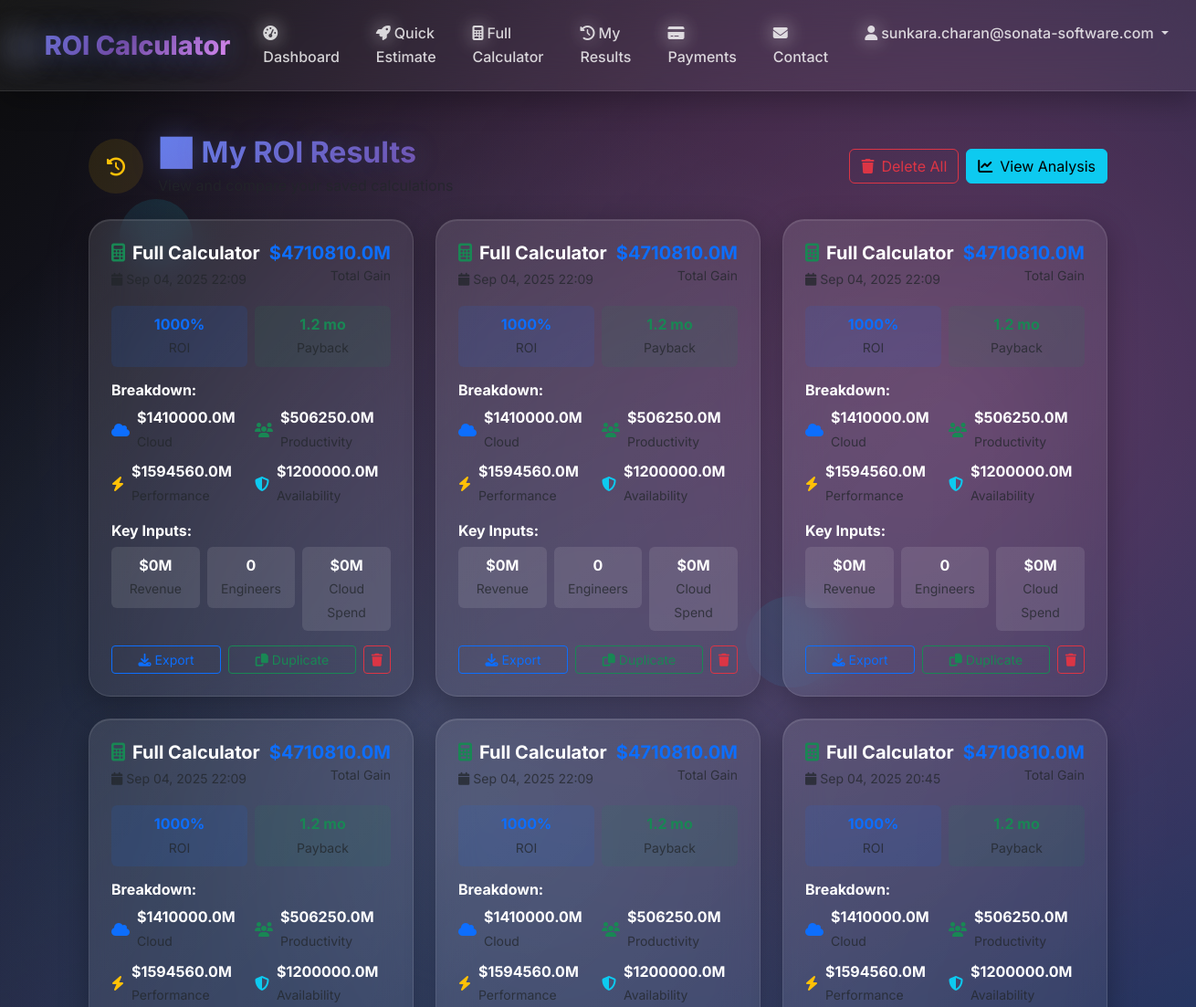
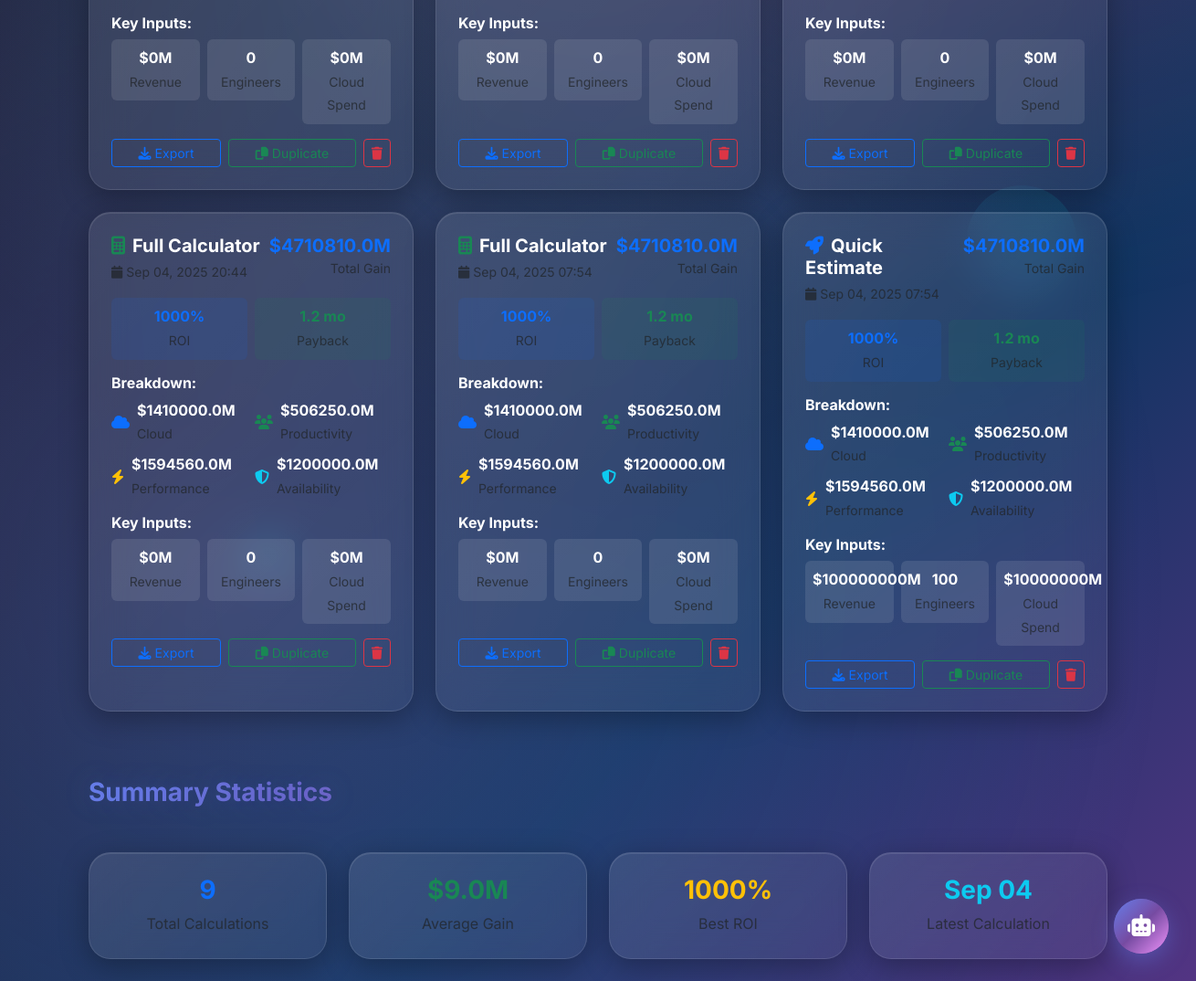
Screenshot of /dashboard/results/ (signed in) with the database file from the repository (2 pictures, top to bottom).
### calculator/models.py (models this page shows, shortened)
class ROIResult(models.Model):
    MODE_CHOICES = [
        ('quick', 'Quick Estimate'),
        ('full', 'Full Calculator'),
    ]
    user = models.ForeignKey(User, on_delete=models.CASCADE)
    timestamp = models.DateTimeField(auto_now_add=True)
    mode = models.CharField(max_length=32, choices=MODE_CHOICES)
    annual_revenue = models.BigIntegerField()
    gross_margin = models.FloatField()
    container_app_fraction = models.FloatField()
    annual_cloud_spend = models.BigIntegerField()
    compute_spend_fraction = models.FloatField()
    cost_sensitive_fraction = models.FloatField()
    num_engineers = models.IntegerField()
    engineer_cost_per_year = models.BigIntegerField()
    ops_time_fraction = models.FloatField()
    ops_toil_fraction = models.FloatField()
    toil_reduction_fraction = models.FloatField(null=True, blank=True)
    avg_response_time_sec = models.FloatField(null=True, blank=True)
    exec_time_influence_fraction = models.FloatField(null=True, blank=True)
    lat_red_container = models.FloatField(null=True, blank=True)
    lat_red_serverless = models.FloatField(null=True, blank=True)
    revenue_lift_per_100ms = models.FloatField(null=True, blank=True)
    current_fci_fraction = models.FloatField(null=True, blank=True)
    fci_reduction_fraction = models.FloatField(null=True, blank=True)
    cost_per_1pct_fci = models.FloatField(null=True, blank=True)
    cloud_savings = models.FloatField()
    productivity_gain = models.FloatField()
    performance_gain = models.FloatField()
    availability_gain = models.FloatField()
    total_annual_gain = models.FloatField()
    roi_percent = models.FloatField()
    payback_months = models.FloatField()
    payment_required = models.BooleanField(default=False)
    payment_completed = models.BooleanField(default=False)
    class Meta:
        ordering = ['-timestamp']

### calculator/views.py (the view)
# urls.py: path('results/', login_required(views.results), name='results'),
@login_required
def results(request):
    results = ROIResult.objects.filter(user=request.user).order_by('-timestamp')
    return render(request, 'calculator/results.html', {'results': results})

### templates/calculator/results.html (shortened to what this page needs)
{% extends 'base.html' %}
{% block content %}
<div class="row">
    <div class="col-12">
        <div class="d-flex align-items-center mb-4">
            <div class="bg-warning bg-opacity-10 rounded-circle d-inline-flex align-items-center justify-content-center me-3" style="width: 60px; height: 60px;">
                <i class="fas fa-history fa-lg text-warning"></i>
            </div>
            <div class="flex-grow-1">
                <h2 class="text-gradient fw-bold mb-1">📊 My ROI Results</h2>
                <p class="text-muted mb-0">View and compare your saved calculations</p>
            </div>
            {% if results %}
            <div class="d-flex gap-2">
                <button class="btn btn-outline-danger" onclick="deleteAllResults()" title="Delete all calculations">
                    <i class="fas fa-trash me-2"></i>Delete All
                </button>
                <a href="{% url 'history_analysis' %}" class="btn btn-info" target="_blank" title="View historical analysis charts">
                    <i class="fas fa-chart-line me-2"></i>View Analysis
                </a>
            </div>
            {% endif %}
        </div>
        {% if results %}
        <div class="row g-4">
            {% for result in results %}
            <div class="col-md-6 col-lg-4">
                <div class="gradient-card p-4 h-100">
                    <div class="d-flex justify-content-between align-items-start mb-3">
                        <div>
                            <h5 class="fw-bold mb-1">
                                {% if result.mode == 'quick' %}
                                    <i class="fas fa-rocket text-primary me-2"></i>Quick Estimate
                                {% else %}
                                    <i class="fas fa-calculator text-success me-2"></i>Full Calculator
                                {% endif %}
                            </h5>
                            <small class="text-muted">
                                <i class="fas fa-calendar me-1"></i>{{ result.timestamp|date:"M d, Y H:i" }}
                            </small>
                        </div>
                        <div class="text-end">
                            <div class="h5 fw-bold text-primary mb-0">${{ result.total_annual_gain|floatformat:1 }}M</div>
                            <small class="text-muted">Total Gain</small>
                        </div>
                    </div>
                    <div class="row g-2 mb-3">
                        <div class="col-6">
                            <div class="text-center p-2 bg-primary bg-opacity-10 rounded">
                                <div class="fw-bold text-primary">{{ result.roi_percent|floatformat:0 }}%</div>
                                <small class="text-muted">ROI</small>
                            </div>
                        </div>
                        <div class="col-6">
                            <div class="text-center p-2 bg-success bg-opacity-10 rounded">
                                <div class="fw-bold text-success">{{ result.payback_months|floatformat:1 }} mo</div>
                                <small class="text-muted">Payback</small>
                            </div>
                        </div>
                    </div>
                    <div class="mb-3">
                        <h6 class="fw-bold mb-2">Breakdown:</h6>
                        <div class="row g-2">
                            <div class="col-6">
                                <div class="d-flex align-items-center">
                                    <i class="fas fa-cloud text-primary me-2"></i>
                                    <div>
                                        <div class="fw-bold">${{ result.cloud_savings|floatformat:1 }}M</div>
                                        <small class="text-muted">Cloud</small>
                                    </div>
                                </div>
                            </div>
                            <div class="col-6">
                                <div class="d-flex align-items-center">
                                    <i class="fas fa-users text-success me-2"></i>
                                    <div>
                                        <div class="fw-bold">${{ result.productivity_gain|floatformat:1 }}M</div>
                                        <small class="text-muted">Productivity</small>
                                    </div>
                                </div>
                            </div>
                            <div class="col-6">
                                <div class="d-flex align-items-center">
                                    <i class="fas fa-bolt text-warning me-2"></i>
                                    <div>
                                        <div class="fw-bold">${{ result.performance_gain|floatformat:1 }}M</div>
                                        <small class="text-muted">Performance</small>
                                    </div>
                                </div>
                            </div>
                            <div class="col-6">
                                <div class="d-flex align-items-center">
                                    <i class="fas fa-shield-alt text-info me-2"></i>
                                    <div>
                                        <div class="fw-bold">${{ result.availability_gain|floatformat:1 }}M</div>
                                        <small class="text-muted">Availability</small>
                                    </div>
                                </div>
                            </div>
                        </div>
                    </div>
                    <div class="mb-3">
                        <h6 class="fw-bold mb-2">Key Inputs:</h6>
                        <div class="row g-2 text-center">
                            <div class="col-4">
                                <div class="bg-light bg-opacity-10 rounded p-2">
                                    <div class="fw-bold">${{ result.annual_revenue|floatformat:0 }}M</div>
                                    <small class="text-muted">Revenue</small>
                                </div>
                            </div>
                            <div class="col-4">
                                <div class="bg-light bg-opacity-10 rounded p-2">
                                    <div class="fw-bold">{{ result.num_engineers }}</div>
                                    <small class="text-muted">Engineers</small>
                                </div>
                            </div>
                            <div class="col-4">
                                <div class="bg-light bg-opacity-10 rounded p-2">
                                    <div class="fw-bold">${{ result.annual_cloud_spend|floatformat:0 }}M</div>
                                    <small class="text-muted">Cloud Spend</small>
                                </div>
                            </div>
                        </div>
                    </div>
                    <div class="d-flex gap-2">
                        <button class="btn btn-outline-primary btn-sm flex-fill" onclick="exportResult({{ result.id }})">
                            <i class="fas fa-download me-1"></i>Export
                        </button>
                        <button class="btn btn-outline-success btn-sm flex-fill" onclick="duplicateResult({{ result.id }})">
                            <i class="fas fa-copy me-1"></i>Duplicate
                        </button>
                        <button class="btn btn-outline-danger btn-sm" onclick="deleteResult({{ result.id }}, '{{ result.mode|title }}')" title="Delete this calculation">
                            <i class="fas fa-trash"></i>
                        </button>
                    </div>
                </div>
            </div>
            {% endfor %}
        </div>
        <div class="row mt-5 g-4">
            <div class="col-12">
                <h3 class="text-gradient fw-bold mb-4">Summary Statistics</h3>
            </div>
            <div class="col-md-3">
                <div class="gradient-card p-4 text-center">
                    <div class="h3 fw-bold text-primary mb-2">{{ results|length }}</div>
                    <div class="text-muted">Total Calculations</div>
                </div>
            </div>
            <div class="col-md-3">
                <div class="gradient-card p-4 text-center">
                    <div class="h3 fw-bold text-success mb-2">
                        ${{ results|length|add:"0"|floatformat:1 }}M
                    </div>
                    <div class="text-muted">Average Gain</div>
                </div>
            </div>
            <div class="col-md-3">
                <div class="gradient-card p-4 text-center">
                    <div class="h3 fw-bold text-warning mb-2">
                        {% if results %}
                            {{ results.0.roi_percent|floatformat:0 }}%
                        {% else %}
                            0%
                        {% endif %}
                    </div>
                    <div class="text-muted">Best ROI</div>
                </div>
            </div>
            <div class="col-md-3">
                <div class="gradient-card p-4 text-center">
                    <div class="h3 fw-bold text-info mb-2">
                        {% if results %}
                            {{ results.0.timestamp|date:"M d" }}
                        {% else %}
                            N/A
                        {% endif %}
                    </div>
                    <div class="text-muted">Latest Calculation</div>
                </div>
            </div>
        </div>
        {% endif %}
    </div>
</div>
{% endblock %}

### templates/base.html (shortened to what this page needs)
<!DOCTYPE html>
<html lang="en">
<head>
    <link href="https://cdn.jsdelivr.net/npm/bootstrap@5.3.0/dist/css/bootstrap.min.css" rel="stylesheet">
    <link href="https://cdnjs.cloudflare.com/ajax/libs/font-awesome/6.4.0/css/all.min.css" rel="stylesheet">
</head>
<body>
    <div class="particle"></div>
    <div class="particle"></div>
    <div class="particle"></div>
    <div class="particle"></div>
    <nav class="navbar navbar-expand-lg navbar-dark mb-4">
        <div class="container-fluid">
            <a class="navbar-brand" href="/">
                <i class="fas fa-chart-line me-2 icon-glow"></i>ROI Calculator
            </a>
            <div class="collapse navbar-collapse" id="navbarNav">
                <ul class="navbar-nav ms-auto mb-2 mb-lg-0">
                    {% if user.is_authenticated %}
                        <li class="nav-item">
                            <a class="nav-link" href="/dashboard/">
                                <i class="fas fa-tachometer-alt me-1 icon-glow"></i>Dashboard
                            </a>
                        </li>
                        <li class="nav-item">
                            <a class="nav-link" href="/dashboard/quick/">
                                <i class="fas fa-rocket me-1 icon-glow"></i>Quick Estimate
                            </a>
                        </li>
                        <li class="nav-item">
                            <a class="nav-link" href="/dashboard/full/">
                                <i class="fas fa-calculator me-1 icon-glow"></i>Full Calculator
                            </a>
                        </li>
                        <li class="nav-item">
                            <a class="nav-link" href="/dashboard/results/">
                                <i class="fas fa-history me-1 icon-glow"></i>My Results
                            </a>
                        </li>
                        <li class="nav-item">
                            <a class="nav-link" href="/dashboard/payment/history/">
                                <i class="fas fa-credit-card me-1 icon-glow"></i>Payments
                            </a>
                        </li>
                        <li class="nav-item">
                            <a class="nav-link" href="/contact/">
                                <i class="fas fa-envelope me-1 icon-glow"></i>Contact
                            </a>
                        </li>
                        <li class="nav-item dropdown">
                            <a class="nav-link dropdown-toggle" href="#" id="navbarDropdown" role="button" data-bs-toggle="dropdown">
                                <i class="fas fa-user me-1 icon-glow"></i>{{ user.username }}
                            </a>
                        </li>
                    {% endif %}
                </ul>
            </div>
        </div>
    </nav>
    <div class="container py-4">
        {% block content %}{% endblock %}
    </div>
    {% if user.is_authenticated %}
    <div id="floatingChatbot" class="floating-chatbot">
        <button class="chatbot-toggle" onclick="toggleChatbot()" title="AI Assistant">
            <i class="fas fa-robot"></i>
            <span class="chatbot-pulse"></span>
        </button>
    </div>
    {% endif %}
</body>
</html>

### rows the page displays
ROIResult: mode "full" (drawn), total_annual_gain "4710810.0", roi_percent "1000", payback_months "1.2", cloud_savings "1410000.0", productivity_gain "506250.0", performance_gain "1594560.0", availability_gain "1200000.0", annual_revenue "0", num_engineers "0", annual_cloud_spend "0", timestamp "Sep 04"
ROIResult: mode "full" (drawn), timestamp "Sep 04, 2025 22:09", total_annual_gain "4710810.0", roi_percent "1000", cloud_savings "1410000.0", productivity_gain "506250.0", performance_gain "1594560.0", availability_gain "1200000.0", annual_revenue "0", num_engineers "0", annual_cloud_spend "0"
ROIResult: mode "full" (drawn), timestamp "Sep 04, 2025 22:09", cloud_savings "1410000.0", productivity_gain "506250.0", performance_gain "1594560.0", availability_gain "1200000.0", annual_revenue "0", num_engineers "0", annual_cloud_spend "0"
ROIResult: mode "full" (drawn), timestamp "Sep 04, 2025 22:09", total_annual_gain "4710810.0", roi_percent "1000", cloud_savings "1410000.0", productivity_gain "506250.0", performance_gain "1594560.0", availability_gain "1200000.0", annual_revenue "0", num_engineers "0", annual_cloud_spend "0"
ROIResult: mode "full" (drawn), timestamp "Sep 04, 2025 22:09", cloud_savings "1410000.0", productivity_gain "506250.0", performance_gain "1594560.0", availability_gain "1200000.0", annual_revenue "0", num_engineers "0", annual_cloud_spend "0"
ROIResult: mode "full" (drawn), timestamp "Sep 04, 2025 20:45", total_annual_gain "4710810.0", cloud_savings "1410000.0", productivity_gain "506250.0", performance_gain "1594560.0", availability_gain "1200000.0", annual_revenue "0", num_engineers "0", annual_cloud_spend "0"
ROIResult: mode "full" (drawn), timestamp "Sep 04, 2025 20:44", total_annual_gain "4710810.0", roi_percent "1000", payback_months "1.2", cloud_savings "1410000.0", productivity_gain "506250.0", performance_gain "1594560.0", availability_gain "1200000.0", annual_revenue "0", num_engineers "0", annual_cloud_spend "0"
ROIResult: mode "full" (drawn), timestamp "Sep 04, 2025 07:54", total_annual_gain "4710810.0", roi_percent "1000", payback_months "1.2", cloud_savings "1410000.0", productivity_gain "506250.0", performance_gain "1594560.0", availability_gain "1200000.0", annual_revenue "0", num_engineers "0", annual_cloud_spend "0"
ROIResult: mode "quick" (drawn), timestamp "Sep 04, 2025 07:54", total_annual_gain "4710810.0", roi_percent "1000", payback_months "1.2", cloud_savings "1410000.0", productivity_gain "506250.0", performance_gain "1594560.0", availability_gain "1200000.0", annual_revenue "100000000", num_engineers "100", annual_cloud_spend "10000000"

### other values shown
{{ user.username }} "sunkara.charan@sonata-software.com"
{{ results|length }} "9"
{{ results|length|add:"0"|floatformat:1 }} "9.0"
